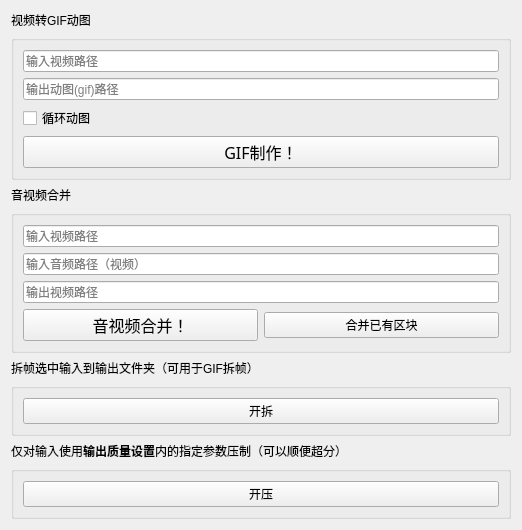
                     <widget class="QWidget" name="ToolBox">
                      <property name="geometry">
                       <rect>
                        <x>0</x>
                        <y>0</y>
                        <width>522</width>
                        <height>458</height>
                       </rect>
                      </property>
                      <attribute name="label">
                       <string>工具箱（不能在补帧过程中使用)</string>
                      </attribute>
                      <layout class="QGridLayout" name="gridLayout_7">
                       <item row="1" column="0">
                        <widget class="QLabel" name="GIFLabel">
                         <property name="sizePolicy">
                          <sizepolicy hsizetype="Preferred" vsizetype="Fixed">
                           <horstretch>0</horstretch>
                           <verstretch>0</verstretch>
                          </sizepolicy>
                         </property>
                         <property name="text">
                          <string>视频转GIF动图</string>
                         </property>
                        </widget>
                       </item>
                       <item row="5" column="0">
                        <widget class="QLabel" name="label">
                         <property name="text">
                          <string>&lt;html&gt;&lt;head/&gt;&lt;body&gt;&lt;p&gt;仅对输入使用&lt;span style=&quot; font-weight:600;&quot;&gt;输出质量设置&lt;/span&gt;内的指定参数压制（可以顺便超分）&lt;/p&gt;&lt;/body&gt;&lt;/html&gt;</string>
                         </property>
                        </widget>
                       </item>
                       <item row="2" column="0">
                        <layout class="QGridLayout" name="gridLayout_16">
                         <item row="0" column="0">
                          <widget class="QGroupBox" name="GifMaker">
                           <property name="title">
                            <string/>
                           </property>
                           <layout class="QGridLayout" name="gridLayout_25">
                            <item row="0" column="0">
                             <widget class="MyLineWidget" name="GifInput">
                              <property name="sizePolicy">
                               <sizepolicy hsizetype="Preferred" vsizetype="Fixed">
                                <horstretch>0</horstretch>
                                <verstretch>0</verstretch>
                               </sizepolicy>
                              </property>
                              <property name="dragEnabled">
                               <bool>true</bool>
                              </property>
                              <property name="placeholderText">
                               <string>输入视频路径</string>
                              </property>
                             </widget>
                            </item>
                            <item row="4" column="0">
                             <widget class="QPushButton" name="GifButton">
                              <property name="sizePolicy">
                               <sizepolicy hsizetype="Minimum" vsizetype="Fixed">
                                <horstretch>0</horstretch>
                                <verstretch>0</verstretch>
                               </sizepolicy>
                              </property>
                              <property name="font">
                               <font>
                                <family>Abril Fatface</family>
                                <pointsize>12</pointsize>
                               </font>
                              </property>
                              <property name="text">
                               <string>GIF制作！</string>
                              </property>
                             </widget>
                            </item>
                            <item row="2" column="0">
                             <widget class="MyLineWidget" name="GifOutput">
                              <property name="sizePolicy">
                               <sizepolicy hsizetype="Preferred" vsizetype="Fixed">
                                <horstretch>0</horstretch>
                                <verstretch>0</verstretch>
                               </sizepolicy>
                              </property>
                              <property name="dragEnabled">
                               <bool>true</bool>
                              </property>
                              <property name="placeholderText">
                               <string>输出动图(gif)路径</string>
                              </property>
                             </widget>
                            </item>
                            <item row="3" column="0">
                             <widget class="QCheckBox" name="GifLoopChecker">
                              <property name="text">
                               <string>循环动图</string>
                              </property>
                             </widget>
                            </item>
                           </layout>
                          </widget>
                         </item>
                         <item row="2" column="0">
                          <widget class="QGroupBox" name="VAConcat">
                           <property name="title">
                            <string/>
                           </property>
                           <layout class="QVBoxLayout" name="verticalLayout">
                            <item>
                             <widget class="MyLineWidget" name="ConcatInputV">
                              <property name="sizePolicy">
                               <sizepolicy hsizetype="Preferred" vsizetype="Fixed">
                                <horstretch>0</horstretch>
                                <verstretch>0</verstretch>
                               </sizepolicy>
                              </property>
                              <property name="dragEnabled">
                               <bool>true</bool>
                              </property>
                              <property name="placeholderText">
                               <string>输入视频路径</string>
                              </property>
                             </widget>
                            </item>
                            <item>
                             <widget class="MyLineWidget" name="ConcatInputA">
                              <property name="sizePolicy">
                               <sizepolicy hsizetype="Preferred" vsizetype="Fixed">
                                <horstretch>0</horstretch>
                                <verstretch>0</verstretch>
                               </sizepolicy>
                              </property>
                              <property name="dragEnabled">
                               <bool>true</bool>
                              </property>
                              <property name="placeholderText">
                               <string>输入音频路径（视频）</string>
                              </property>
                             </widget>
                            </item>
                            <item>
                             <widget class="MyLineWidget" name="OutputConcat">
                              <property name="sizePolicy">
                               <sizepolicy hsizetype="Preferred" vsizetype="Fixed">
                                <horstretch>0</horstretch>
                                <verstretch>0</verstretch>
                               </sizepolicy>
                              </property>
                              <property name="dragEnabled">
                               <bool>true</bool>
                              </property>
                              <property name="placeholderText">
                               <string>输出视频路径</string>
                              </property>
                             </widget>
                            </item>
                            <item>
                             <layout class="QHBoxLayout" name="horizontalLayout_2">
                              <item>
                               <widget class="QPushButton" name="ConcatButton">
                                <property name="sizePolicy">
                                 <sizepolicy hsizetype="Minimum" vsizetype="Fixed">
                                  <horstretch>0</horstretch>
                                  <verstretch>0</verstretch>
                                 </sizepolicy>
                                </property>
                                <property name="font">
                                 <font>
                                  <family>Abril Fatface</family>
                                  <pointsize>12</pointsize>
                                 </font>
                                </property>
                                <property name="text">
                                 <string>音视频合并！</string>
                                </property>
                               </widget>
                              </item>
                              <item>
                               <widget class="QPushButton" name="ConcatAllButton">
                                <property name="sizePolicy">
                                 <sizepolicy hsizetype="Minimum" vsizetype="Fixed">
                                  <horstretch>0</horstretch>
                                  <verstretch>0</verstretch>
                                 </sizepolicy>
                                </property>
                                <property name="text">
                                 <string>合并已有区块</string>
                                </property>
                               </widget>
                              </item>
                             </layout>
                            </item>
                           </layout>
                          </widget>
                         </item>
                         <item row="1" column="0">
                          <widget class="QLabel" name="ConcatLabel">
                           <property name="sizePolicy">
                            <sizepolicy hsizetype="Preferred" vsizetype="Fixed">
                             <horstretch>0</horstretch>
                             <verstretch>0</verstretch>
                            </sizepolicy>
                           </property>
                           <property name="text">
                            <string>音视频合并</string>
                           </property>
                          </widget>
                         </item>
                        </layout>
                       </item>
                       <item row="4" column="0">
                        <widget class="QGroupBox" name="groupBox_8">
                         <property name="title">
                          <string/>
                         </property>
                         <layout class="QGridLayout" name="gridLayout_23">
                          <item row="0" column="0">
                           <widget class="QPushButton" name="StartExtractButton">
                            <property name="text">
                             <string>开拆</string>
                            </property>
                           </widget>
                          </item>
                         </layout>
                        </widget>
                       </item>
                       <item row="3" column="0">
                        <widget class="QLabel" name="ExtractLabel">
                         <property name="text">
                          <string>拆帧选中输入到输出文件夹（可用于GIF拆帧）</string>
                         </property>
                        </widget>
                       </item>
                       <item row="7" column="0">
                        <spacer name="verticalSpacer">
                         <property name="orientation">
                          <enum>Qt::Vertical</enum>
                         </property>
                         <property name="sizeHint" stdset="0">
                          <size>
                           <width>20</width>
                           <height>40</height>
                          </size>
                         </property>
                        </spacer>
                       </item>
                       <item row="6" column="0">
                        <widget class="QGroupBox" name="groupBox_5">
                         <property name="title">
                          <string/>
                         </property>
                         <layout class="QGridLayout" name="gridLayout_34">
                          <item row="0" column="0">
                           <widget class="QPushButton" name="StartRenderButton">
                            <property name="text">
                             <string>开压</string>
                            </property>
                           </widget>
                          </item>
                         </layout>
                        </widget>
                       </item>
                      </layout>
                     </widget>
